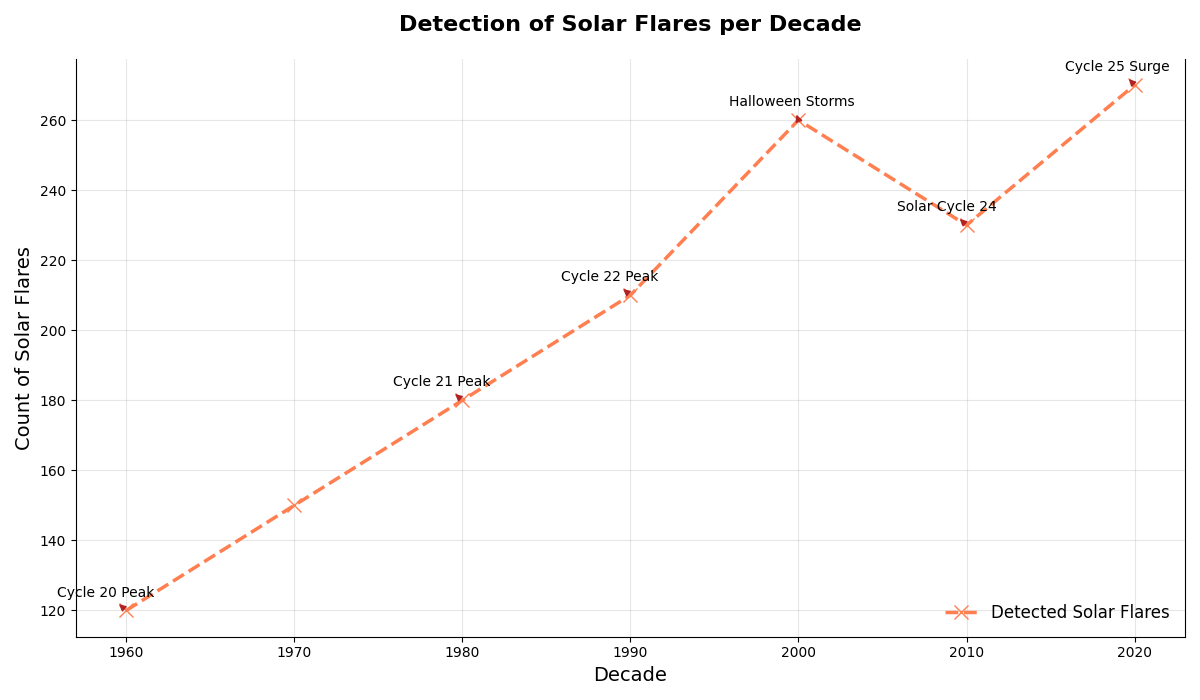

Reproduce this figure in Python.
import matplotlib.pyplot as plt
import numpy as np

decades = np.array([1960, 1970, 1980, 1990, 2000, 2010, 2020])
solar_flares = np.array([120, 150, 180, 210, 260, 230, 270])

plt.figure(figsize=(12, 7))
plt.plot(decades, solar_flares, color='coral', marker='x', linestyle='--', linewidth=2.5, markersize=10, label='Detected Solar Flares')

plt.title('Detection of Solar Flares per Decade', fontsize=16, fontweight='bold', pad=20)
plt.xlabel('Decade', fontsize=14)
plt.ylabel('Count of Solar Flares', fontsize=14)

annotations = [
    ("Cycle 20 Peak", 1960, 120),
    ("Cycle 21 Peak", 1980, 180),
    ("Cycle 22 Peak", 1990, 210),
    ("Halloween Storms", 2000, 260),
    ("Solar Cycle 24", 2010, 230),
    ("Cycle 25 Surge", 2020, 270)
]
for text, x, y in annotations:
    plt.annotate(text, xy=(x, y), xytext=(-50, 10),
                 textcoords='offset points', arrowprops=dict(arrowstyle="<|-", color='firebrick'), fontsize=10)

plt.grid(True, linestyle='-', alpha=0.3)
plt.legend(loc='lower right', fontsize=12, frameon=False)

plt.gca().spines['top'].set_visible(False)
plt.tight_layout()
plt.show()
